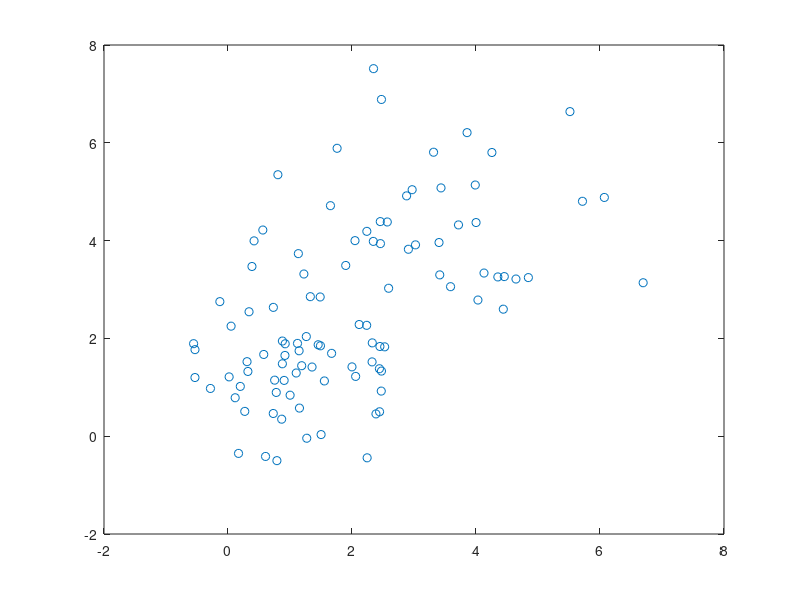

This chart was generated by the following MATLAB code:
dim = 2;
a = [-0.532428 1.77029 1.49127 1.84872 0.788885 -0.499755 2.23665 2.26737 2.24402 -0.441977 2.3237 1.51961 1.99979 1.41773 -0.554979 1.89212 2.05877 1.22266 0.876928 1.48109 2.45839 3.93831 0.321135 1.32411 0.865957 0.348202 0.731549 2.63453 2.3269 1.90847 0.386452 3.4707 0.0498107 2.25037 1.67099 1.69427 1.55449 1.12992 1.50143 0.0333469 1.89862 3.4917 0.877374 1.94615 0.561678 4.21634 0.27036 0.507589 2.44211 1.38002 1.26313 2.03751 0.198388 1.01828 2.11602 2.28407 0.730113 0.464499 0.0181442 1.21298 -0.283259 0.976231 0.778325 0.894778 1.32798 2.8536 0.605486 -0.414018 2.4446 0.499702 0.752355 1.14612 2.38643 0.456001 1.1467 1.74691 0.905509 1.14096 2.45031 1.83457 1.18853 1.44173 0.115609 0.786264 0.339401 2.54488 0.91852 1.65181 0.30707 1.52428 1.45422 1.87025 2.475 1.33157 1.35556 1.41488 0.169745 -0.351716 -0.532892 1.19993 0.922372 1.88989 2.52678 1.82759 1.15252 0.574775 2.4718 0.922721 -0.131438 2.75197 1.10004 1.29243 1.12107 1.89777 1.27014 -0.0414394 1.00158 0.838769 0.576321 1.67168 4.1291 3.33664 1.75964 5.88774 3.58963 3.05773 4.25639 5.80167 6.69599 3.13826 2.4562 4.38874 4.00087 4.36933 3.85581 6.20803 3.98802 5.13679 1.48666 2.84734 2.34739 7.51616 6.07013 4.88246 3.43563 5.07769 4.4403 2.59769 3.71758 4.32096 0.804685 5.34726 4.35226 3.25704 2.34387 3.98369 0.42026 3.99461 1.65245 4.71431 2.90947 3.82293 2.04828 3.99949 2.88045 4.91478 1.224 3.31698 4.45619 3.264 3.31552 5.80732 4.03126 2.7848 5.51538 6.63813 4.84466 3.24364 4.64449 3.21442 2.23912 4.1893 2.96999 5.04069 2.59058 3.02555 3.40362 3.96081 3.4155 3.29895 5.71713 4.80381 3.02398 3.91309 2.56887 4.38095 2.47482 6.88633 1.13473 3.73352];
len = size(a,2) /dim;

x = a(1:dim:dim*len);
y = a(2:dim:dim*len);

plot(x,y,'o');